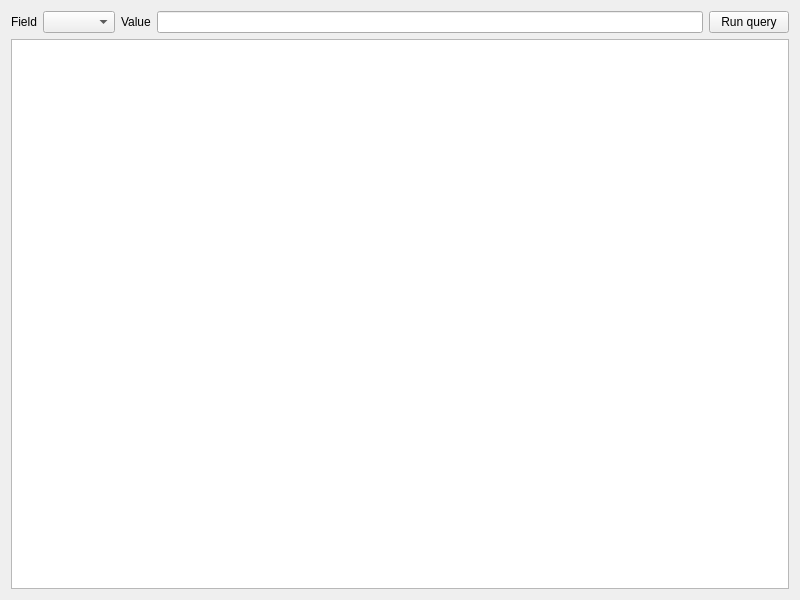
<?xml version="1.0" encoding="UTF-8"?>
<ui version="4.0">
 <class>Widget</class>
 <widget class="QWidget" name="Widget">
  <property name="geometry">
   <rect>
    <x>0</x>
    <y>0</y>
    <width>800</width>
    <height>600</height>
   </rect>
  </property>
  <property name="windowTitle">
   <string>Widget</string>
  </property>
  <layout class="QGridLayout" name="gridLayout">
   <item row="0" column="2">
    <widget class="QLabel" name="label_2">
     <property name="text">
      <string>Value</string>
     </property>
    </widget>
   </item>
   <item row="0" column="3">
    <widget class="QLineEdit" name="lineEdit"/>
   </item>
   <item row="0" column="0">
    <widget class="QLabel" name="label">
     <property name="text">
      <string>Field</string>
     </property>
    </widget>
   </item>
   <item row="0" column="1">
    <widget class="QComboBox" name="comboBox"/>
   </item>
   <item row="0" column="4">
    <widget class="QPushButton" name="runButton">
     <property name="text">
      <string>Run query</string>
     </property>
    </widget>
   </item>
   <item row="1" column="0" colspan="5">
    <widget class="QTableWidget" name="tableWidget"/>
   </item>
  </layout>
 </widget>
 <resources/>
 <connections/>
</ui>
